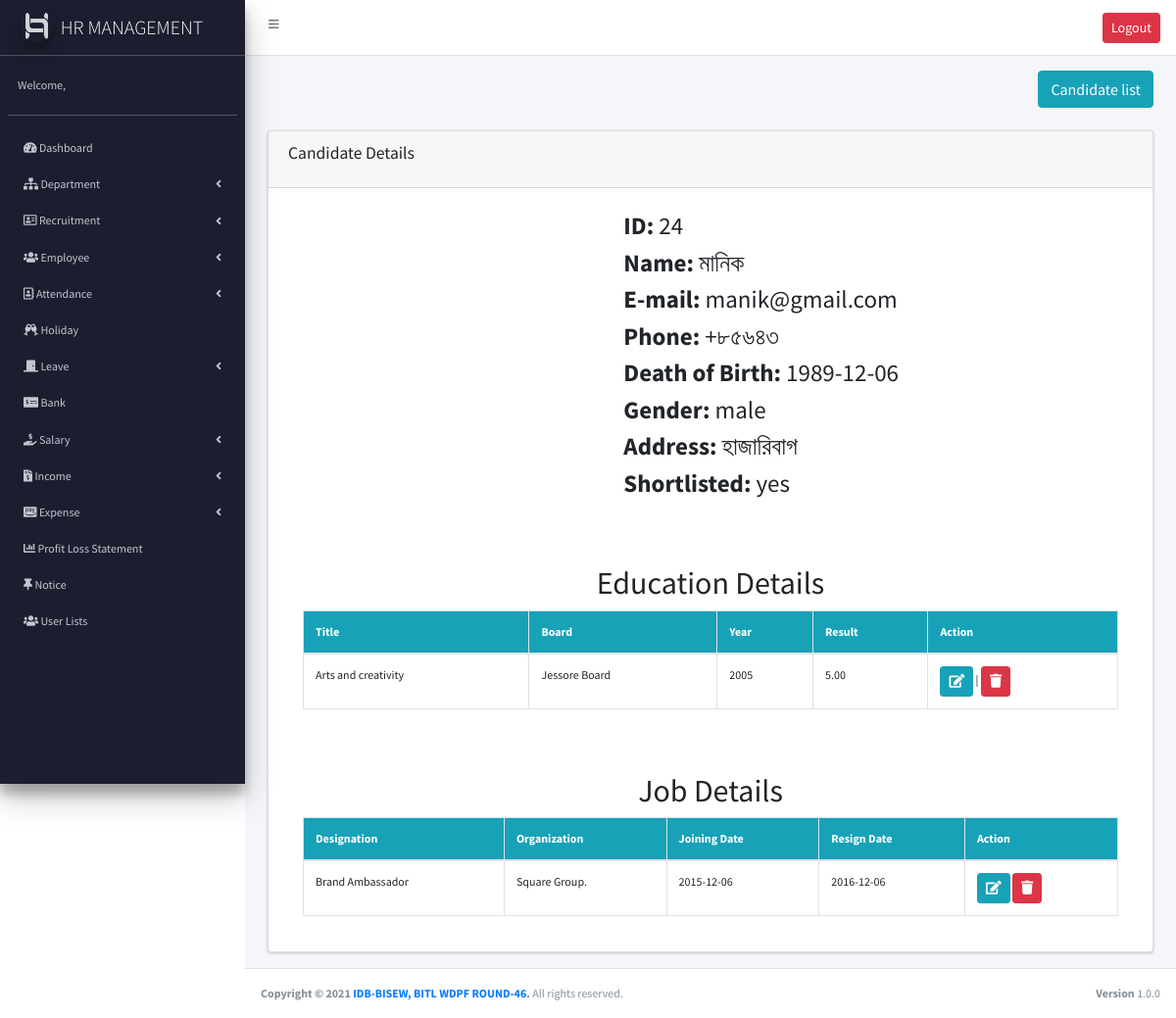
Screenshot of /candidate_details.php?id=24 (signed in) with the database file from the repository.
### tables this page shows
CREATE TABLE `candidate` (
  `id` int(11) NOT NULL,
  `name` varchar(255) NOT NULL,
  `email` varchar(255) NOT NULL,
  `phone` varchar(20) NOT NULL,
  `address` text NOT NULL,
  `photo` varchar(200) NOT NULL,
  `dob` date NOT NULL,
  `gender` enum('male','female') DEFAULT NULL,
  `shortlisted` enum('yes','no') NOT NULL DEFAULT 'no',
  `status` enum('employee','candidate','','') NOT NULL DEFAULT 'candidate'
);

CREATE TABLE `candidate_education` (
  `eduID` int(11) NOT NULL,
  `title` varchar(255) NOT NULL,
  `year` varchar(10) NOT NULL,
  `board` varchar(255) NOT NULL,
  `result` varchar(10) NOT NULL,
  `candidateID` int(11) NOT NULL
);

CREATE TABLE `job_experience` (
  `jobID` int(11) NOT NULL,
  `designation` varchar(255) NOT NULL,
  `organization` text NOT NULL,
  `joining_date` date NOT NULL,
  `resign_date` date NOT NULL,
  `candidateID` int(11) NOT NULL
);

### candidate_details.php (the view, shortened to what this page needs)
<?php
require_once("header.php");
require_once("sidebar.php");
$id = $_GET['id'];
$candidate = $conn->query("SELECT * FROM `candidate` where candidate.id=$id");
$edu = $conn->query("SELECT * FROM `candidate_education` where candidate_education.candidateID=$id");
$job = $conn->query("SELECT * FROM `job_experience` where job_experience.candidateID=$id");
$can = $candidate->fetch_assoc();
?>
<section class="content-header">
    <div class="container-fluid">
        <div class="row mb-2">
            <div class="col-sm-6">
            </div>
            <div class="col-sm-6">
                <ol class="breadcrumb float-sm-right">
                    <li class="breadcrumb-item"><a class="btn btn-info" href="candidate_list.php">Candidate list</a></li>
                </ol>
            </div>
        </div>
    </div>
</section>
<section class="content">
    <div class="container-fluid">
        <div class="row">
            <div class="col-md-12">
                <div class="card">
                    <div class="card-header">
                        <h3 class="card-title">Candidate Details</h3>
                    </div>
                    <div class="card-body">
                        <div class="container cnd_dtl">
                            <div class="row">
                                <div class="col-md-4">
                                </div>
                                <div class="col-md-8">
                                    <ul>
                                        <li><strong>ID:</strong> <?php echo $can['id'] ?> </li>
                                        <li><strong>Name:</strong> <?php echo $can['name'] ?> </li>
                                        <li><strong>E-mail:</strong> <?php echo $can['email'] ?></li>
                                        <li><strong>Phone:</strong> <?php echo $can['phone'] ?></li>
                                        <li><strong>Death of Birth:</strong> <?php echo $can['dob'] ?></li>
                                        <li><strong>Gender:</strong> <?php echo $can['gender'] ?></li>
                                        <li><strong>Address:</strong> <?php echo $can['address'] ?></li>
                                        <li><strong>Shortlisted:</strong> <?php echo $can['shortlisted'] ?></li>
                                    </ul>
                                </div>
                            </div>
                            <div class="row">
                                <div class="col-md-12">
                                    <h2 class="text-center mt-5">Education Details </h2>
                                    <table class="table table-bordered mt-2">
                                        <thead>
                                            <tr class="bg-info">
                                                <th scope="col">Title</th>
                                                <th scope="col">Board</th>
                                                <th scope="col">Year</th>
                                                <th scope="col">Result</th>
                                                <th scope="col">Action</th>
                                            </tr>
                                        </thead>
                                        <tbody>
                                            <?php while ($e = $edu->fetch_assoc()) { ?>
                                                <tr>
                                                    <td><?php echo $e['title'] ?></td>
                                                    <td><?php echo $e['board'] ?></td>
                                                    <td><?php echo $e['year'] ?></td>
                                                    <td><?php echo $e['result'] ?></td>
                                                    <td><a href="edit_cnd_edu.php?id=<?php echo $e['eduID'] ?>" class="btn btn-info btn-sm"><i class="fas fa-edit"></i></a> | <a href="candidate_education.php?delId=<?php echo $e['eduID'] ?>" class="btn btn-danger btn-sm" onclick="return confirm('Are you sure?')"><i class="fas fa-trash"></i></a></td>
                                                </tr>
                                            <?php } ?>
                                        </tbody>
                                    </table>
                                </div>
                            </div>
                            <div class="row">
                                <div class="col-md-12">
                                <h2 class="text-center mt-5">Job Details </h2>
                                    <table class="table table-bordered mt-2">
                                        <thead>
                                            <tr class="bg-info">
                                                <th scope="col">Designation</th>
                                                <th scope="col">Organization</th>
                                                <th scope="col">Joining Date</th>
                                                <th scope="col">Resign Date</th>
                                                <th scope="col">Action</th>
                                            </tr>
                                        </thead>
                                        <tbody>
                                            <?php while ($j=$job->fetch_assoc()) { ?>
                                                <tr>
                                                    <td><?php echo $j['designation']; ?></td>
                                                    <td><?php echo $j['organization']; ?></td>
                                                    <td><?php echo $j['joining_date']; ?></td>
                                                    <td><?php echo $j['resign_date']; ?></td>
                                                    <td>
                                                        <a href="jobExEdit.php?id=<?php echo $j['candidateID']; ?>" class="btn btn-sm btn-info"><i class="fas fa-edit"></i></a>
                                                        <a href="jobEx.php?id=<?php echo $j['candidateID']; ?>" onclick="return confirm('Are you sure?')" class="btn btn-sm btn-danger"><i class="fas fa-trash"></i></a>
                                                    </td>
                                                </tr>
                                            <?php
                                            }
                                            ?>
                                        </tbody>
                                    </table>
                                </div>
                            </div>
                        </div>
                    </div>
                </div>
            </div>
        </div>
    </div>
</section>
<?php require("footer.php"); ?>

### assets/css/style.css (style rules this page uses)
.cnd_dtl ul { list-style-type: none; font-size: 25px; }
body { font-family: 'Source Sans Pro'; font-size: 12px; }

### rows the page displays
candidate: id "24", name "মানিক", email "manik@gmail.com", phone "+৮৫৬৪৩", dob "1989-12-06", gender "male", address "হাজারিবাগ", shortlisted "yes"
candidate_education: title "Arts and creativity", board "Jessore Board", year "2005", result "5.00"
job_experience: designation "Brand Ambassador", organization "Square Group.", joining_date "2015-12-06", resign_date "2016-12-06"
